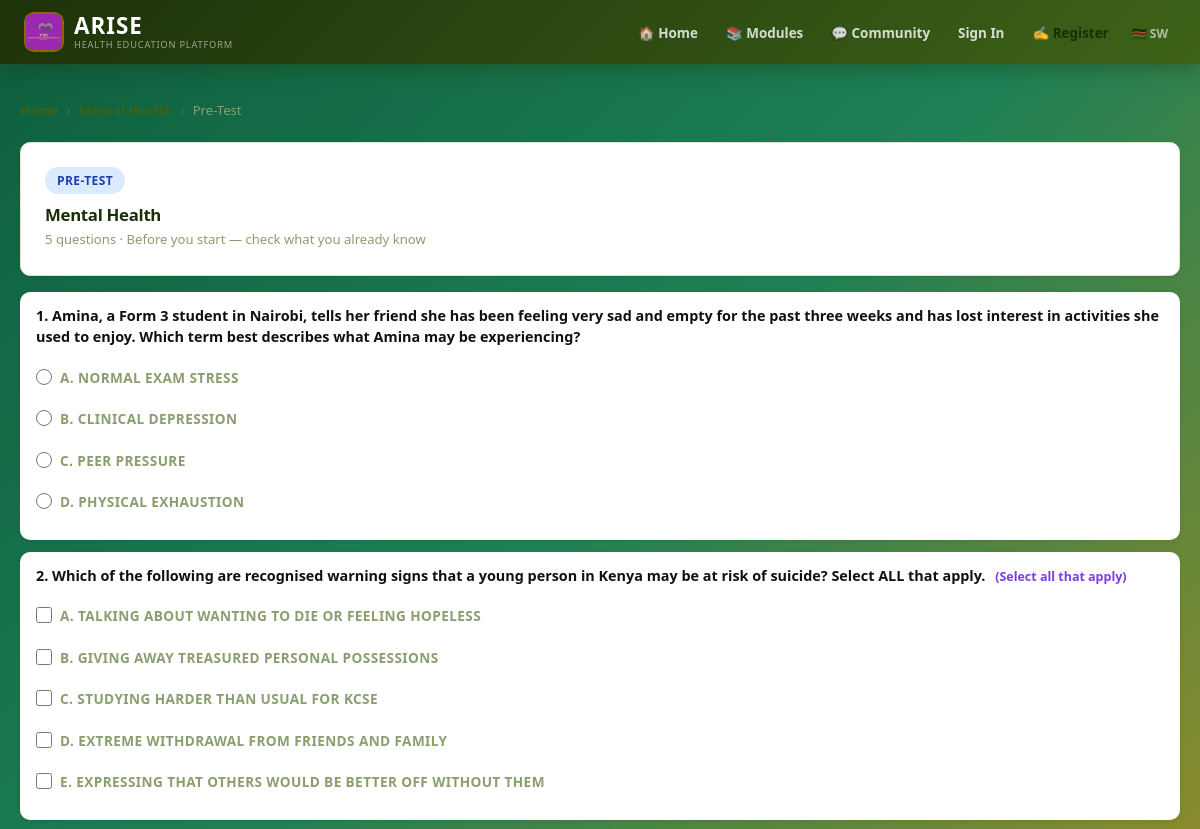
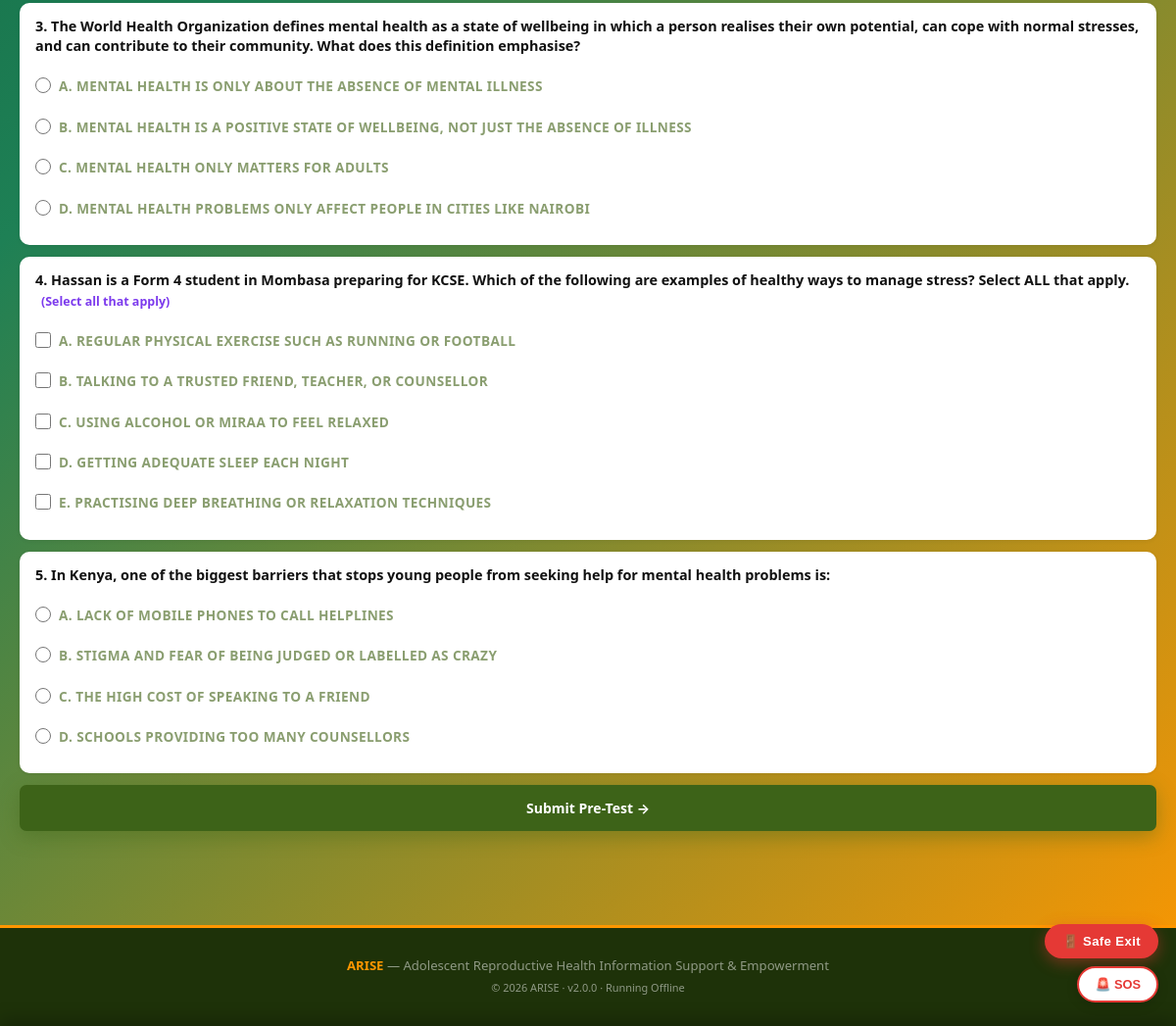
Screenshot of /?p=pre_test&module=mental-health&type=pre (signed in) with the database file from the repository (2 pictures, top to bottom).
### tables this page shows
CREATE TABLE modules (
    id INTEGER PRIMARY KEY AUTOINCREMENT,
    title TEXT NOT NULL,
    slug TEXT UNIQUE NOT NULL,
    description TEXT,
    icon TEXT DEFAULT '📚',
    sort_order INTEGER DEFAULT 0,
    is_active INTEGER DEFAULT 1,
    created_by INTEGER,
    created_at DATETIME DEFAULT CURRENT_TIMESTAMP
, thumbnail TEXT, content_warning TEXT, school_id TEXT, require_pretest INTEGER DEFAULT 1, require_posttest INTEGER DEFAULT 1);

CREATE TABLE quiz_questions (
    id INTEGER PRIMARY KEY AUTOINCREMENT,
    module_id INTEGER NOT NULL,
    question_type TEXT DEFAULT 'mcq',
    question TEXT NOT NULL,
    option_a TEXT,
    option_b TEXT,
    option_c TEXT,
    option_d TEXT,
    correct_option TEXT,
    explanation TEXT,
    essay_hint TEXT,
    min_words INTEGER DEFAULT 0,
    max_marks INTEGER DEFAULT 1,
    sort_order INTEGER DEFAULT 0, competency TEXT, difficulty TEXT DEFAULT 'MEDIUM', is_published INTEGER DEFAULT 0, option_e TEXT DEFAULT '', section TEXT DEFAULT 'lesson',
    FOREIGN KEY (module_id) REFERENCES modules(id)
);

### includes/config.php (called while the page is built, shortened)
<?php
function db(): SQLite3 {
    static $db = null;
    if ($db === null) {
        $db = new SQLite3(DB_PATH);
        $db->enableExceptions(true);
        $db->exec('PRAGMA journal_mode=WAL');
        $db->exec('PRAGMA foreign_keys=ON');
    }
    return $db;
}
function e(string $str): string {
    return htmlspecialchars($str, ENT_QUOTES, 'UTF-8');
}

### public/pages/pre_test.php (the view, shortened to what this page needs)
<?php
$moduleSlug = $_GET['module'] ?? '';
$testType   = $_GET['type'] ?? 'pre';
$module = $moduleSlug ? db()->querySingle("SELECT * FROM modules WHERE slug='".SQLite3::escapeString($moduleSlug)."' AND is_active=1", true) : null;
function getOpts($q) {
    $opts = [];
    foreach (['a','b','c','d','e'] as $k) {
        $col = 'option_' . $k;
        if (!empty($q[$col])) $opts[$k] = $q[$col];
    }
    return $opts;
}
    ?>
    <?php return;
$questions = [];
$mid = intval($module['id']);
$sectionMap = ['pre' => 'pre', 'post' => 'post', 'lesson' => 'lesson'];
$section = $sectionMap[$testType] ?? 'pre';
$res = db()->query(
    "SELECT * FROM quiz_questions
     WHERE module_id=$mid AND section='" . SQLite3::escapeString($section) . "' AND is_published=1
     ORDER BY sort_order ASC"
);
while ($r = $res->fetchArray(SQLITE3_ASSOC)) $questions[] = $r;
$typeLabel = ['pre' => 'Pre-Test', 'post' => 'Post-Test', 'lesson' => 'Lesson Quiz'][$testType] ?? 'Quiz';
$typeDesc  = ['pre' => 'Before you start &mdash; check what you already know', 'post' => 'After completing &mdash; see how much you\'ve learned', 'lesson' => 'In-lesson knowledge check &mdash; 10 questions'][$testType] ?? '';
$badgeClass = ['pre' => 'badge-pre', 'post' => 'badge-post', 'lesson' => 'badge-lesson'][$testType] ?? 'badge-pre';
?>
<div class="container">
  <div class="breadcrumb"><a href="/arise/">Home</a> <span class="sep">&#8250;</span> <a href="/arise/?p=module&slug=<?= e($moduleSlug) ?>"><?= e($module['title']) ?></a> <span class="sep">&#8250;</span> <span><?= $typeLabel ?></span></div>
  <div class="dp-card" style="margin-bottom:16px">
    <span class="test-type-badge <?= $badgeClass ?>"><?= $typeLabel ?></span>
    <h2 style="font-size:1.05rem;font-weight:800;margin-bottom:4px"><?= e($module['title']) ?></h2>
    <p class="text-muted" style="font-size:.82rem"><?= count($questions) ?> questions &middot; <?= $typeDesc ?></p>
  </div>
  <form method="post">
    <?php foreach ($questions as $i => $q):
      $opts = getOpts($q);
      $isMulti = ($q['question_type'] ?? 'mcq') === 'msq';
      $inputType = $isMulti ? 'checkbox' : 'radio';
      $inputName = $isMulti ? "q{$q['id']}[]" : "q{$q['id']}";
    ?>
    <div class="test-card">
      <div class="qr-q"><?= $i + 1 ?>. <?= e($q['question']) ?>
        <?php if ($isMulti): ?>
          <span style="font-size:.78rem;color:#7c3aed;font-weight:600;margin-left:6px;">(Select all that apply)</span>
        <?php endif; ?>
      </div>
      <?php foreach ($opts as $k => $v): ?>
        <label style="display:flex;align-items:flex-start;gap:8px;padding:7px 0;cursor:pointer;font-size:.85rem">
          <input type="<?= $inputType ?>" name="<?= $inputName ?>" value="<?= $k ?>"
                 style="width:16px;height:16px;margin-top:2px;flex-shrink:0;accent-color:var(--green)">
          <span><strong><?= strtoupper($k) ?>.</strong> <?= e($v) ?></span>
        </label>
      <?php endforeach; ?>
    </div>
    <?php endforeach; ?>
    <button type="submit" class="btn btn-primary" style="width:100%;padding:14px">
      Submit <?= $typeLabel ?> &#8594;
    </button>
  </form>
</div>

### public/css/style.css (style rules this page uses)
:root { --green: #3D6318; --green-dark: #2D4A12; --green-deeper:#1E3209; --green-mid: #4F7E20; --green-light: #D4EDAA; --green-pale: #F0F8E8; --orange: #FF9700; --orange-dark: #E07800; --orange-deeper:#B86200; --orange-light: #FFE4A3; --orange-pale: #FFF7E6; --blue: #1D4ED8; --blue-light: #DBEAFE; --blue-pale: #EFF6FF; --purple: #7C3AED; --purple-light:#EDE9FE; --purple-pale: #F5F3FF; --ok: #3D6318; --ok-l: #D4EDAA; --err: #DC2626; --err-l: #FEE2E2; --warn: #FF9700; --warn-l: #FFE4A3; --info: #1D4ED8; --info-l: #DBEAFE; --dark: #1A2E08; --dark-2: #2D4A12; --mid: #4A6428; --muted: #8A9E70; --border: #DDE8CC; --bg: #F7FAF2; --white: #FFFFFF; --light: #EEF5E4; --shadow: 0 1px 3px rgba(0,0,0,.07), 0 1px 2px rgba(0,0,0,.05); --shadow-md: 0 4px 16px rgba(61,99,24,.14), 0 2px 8px rgba(0,0,0,.06); --shadow-lg: 0 10px 40px rgba(61,99,24,.18), 0 4px 12px rgba(0,0,0,.08); --shadow-g: 0 6px 20px rgba(61,99,24,.4); --shadow-o: 0 6px 20px rgba(255,151,0,.4); --r: 10px; --r-sm: 7px; --r-lg: 18px; --r-full: 9999px; --t: all .18s cubic-bezier(.4,0,.2,1); }
*,*::before,*::after { margin:0;padding:0;box-sizing:border-box; }
html { scroll-behavior:smooth; }
body { font-family:'Segoe UI',system-ui,-apple-system,sans-serif;background:linear-gradient(135deg,#0D5E3D 0%,#1E8055 35%,#FF9700 100%);background-attachment:fixed;color:var(--dark);font-size:15px;line-height:1.65;-webkit-font-smoothing:antialiased;min-height:100vh;overflow-y:scroll; }
h1,h2,h3,h4,h5 { font-family:'Segoe UI',system-ui,-apple-system,sans-serif;font-weight:700;letter-spacing:-.3px;line-height:1.25; }
a { color:var(--green);text-decoration:none;transition:var(--t); }
.container { max-width:1200px;margin:0 auto;padding:36px 20px; }
.dp-card { background:#fff;border-radius:var(--r);padding:24px;box-shadow:var(--shadow);border:1px solid var(--border);margin-bottom:20px;transition:box-shadow .2s; }
.btn { display:inline-flex;align-items:center;justify-content:center;gap:6px;padding:10px 20px;border-radius:var(--r-sm);font-family:inherit;font-weight:700;font-size:.875rem;border:none;cursor:pointer;transition:var(--t);white-space:nowrap; }
.btn-primary { background:var(--green);color:#fff;box-shadow:var(--shadow-g); }
label { display:block;font-size:.75rem;font-weight:700;color:var(--muted);margin-bottom:5px;text-transform:uppercase;letter-spacing:.4px; }
.breadcrumb { display:flex;align-items:center;gap:8px;font-size:.82rem;color:var(--muted);margin-bottom:20px;flex-wrap:wrap; }
.breadcrumb a { color:var(--green);font-weight:600; }
.breadcrumb .sep { opacity:.4; }
.text-muted { color:var(--muted); }
.dp-card,.module-card,.feature-card { animation:fadeUp .15s ease both; }
.qr-q { font-size:.88rem;font-weight:700;margin-bottom:10px; }

### public/pages/pre_test.php (style rules this page uses)
.test-type-badge { display:inline-block;padding:4px 12px;border-radius:20px;font-size:.75rem;font-weight:700;text-transform:uppercase;letter-spacing:.4px;margin-bottom:10px }
.badge-pre { background:#dbeafe;color:#1e40af }
.qr-q { font-size:.9rem;font-weight:700;color:#111;margin-bottom:12px;line-height:1.45 }
.test-card { background:#fff;border-radius:10px;padding:14px 16px;margin-bottom:12px;box-shadow:0 1px 4px rgba(0,0,0,.08) }

### rows the page displays
modules: title "Mental Health"
quiz_questions: question "Amina, a Form 3 student in Nairobi, tells her friend she has been feeling very sad and empty for the past three weeks and has lost interest in activities she used to enjoy. Which term best describes what Amina may be experiencing?", k "A", option_a "NORMAL EXAM STRESS", k "B", option_b "CLINICAL DEPRESSION", k "C", option_c "PEER PRESSURE", k "D", option_d "PHYSICAL EXHAUSTION"
quiz_questions: question "Which of the following are recognised warning signs that a young person in Kenya may be at risk of suicide? Select ALL that apply.", question_type "(Select all that apply)", k "A", option_a "TALKING ABOUT WANTING TO DIE OR FEELING HOPELESS", k "B", option_b "GIVING AWAY TREASURED PERSONAL POSSESSIONS", k "C", option_c "STUDYING HARDER THAN USUAL FOR KCSE", k "D", option_d "EXTREME WITHDRAWAL FROM FRIENDS AND FAMILY", k "E", option_e "EXPRESSING THAT OTHERS WOULD BE BETTER OFF WITHOUT THEM"
quiz_questions: question "The World Health Organization defines mental health as a state of wellbeing in which a person realises their own potential, can cope with normal stresses, and can contribute to their community. What does this definition emphasise?", k "A", option_a "MENTAL HEALTH IS ONLY ABOUT THE ABSENCE OF MENTAL ILLNESS", k "B", option_b "MENTAL HEALTH IS A POSITIVE STATE OF WELLBEING, NOT JUST THE ABSENCE OF ILLNESS", k "C", option_c "MENTAL HEALTH ONLY MATTERS FOR ADULTS", k "D", option_d "MENTAL HEALTH PROBLEMS ONLY AFFECT PEOPLE IN CITIES LIKE NAIROBI"
quiz_questions: question "Hassan is a Form 4 student in Mombasa preparing for KCSE. Which of the following are examples of healthy ways to manage stress? Select ALL that apply.", question_type "(Select all that apply)", k "A", option_a "REGULAR PHYSICAL EXERCISE SUCH AS RUNNING OR FOOTBALL", k "B", option_b "TALKING TO A TRUSTED FRIEND, TEACHER, OR COUNSELLOR", k "C", option_c "USING ALCOHOL OR MIRAA TO FEEL RELAXED", k "D", option_d "GETTING ADEQUATE SLEEP EACH NIGHT", k "E", option_e "PRACTISING DEEP BREATHING OR RELAXATION TECHNIQUES"
quiz_questions: question "In Kenya, one of the biggest barriers that stops young people from seeking help for mental health problems is:", k "A", option_a "LACK OF MOBILE PHONES TO CALL HELPLINES", k "B", option_b "STIGMA AND FEAR OF BEING JUDGED OR LABELLED AS CRAZY", k "C", option_c "THE HIGH COST OF SPEAKING TO A FRIEND", k "D", option_d "SCHOOLS PROVIDING TOO MANY COUNSELLORS"

### other values shown
t('home') "Home"
t('modules') "Modules"
t('sign_in') "Sign In"
t('register') "Register"
$typeLabel "Pre-Test"
$typeLabel "PRE-TEST"
count($questions) "5"
$typeDesc "Before you start — check what you already know"
ARISE_VERSION "2.0.0"
